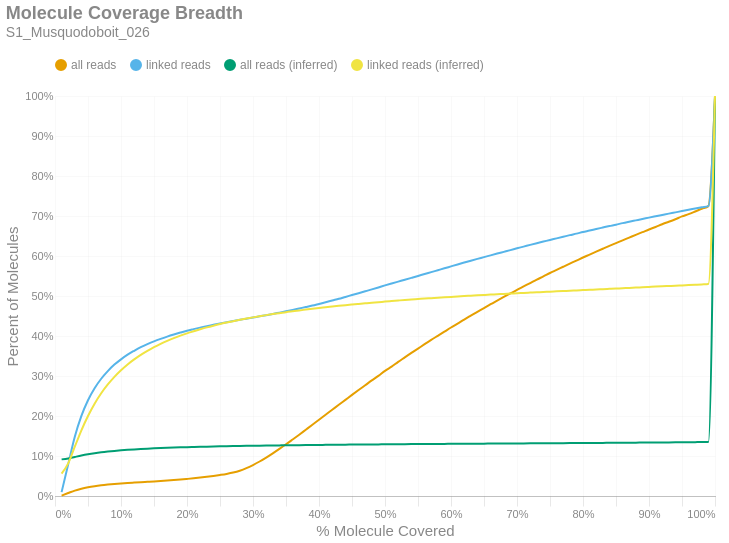

Notebook source saved alongside this figure:
### Markdown cell above
### Molecule Read Coverage
This chart shows molecule coverage breadth as computed by the number of bases aligned to that molecule. In other words, "*how much of each unique long molecule is actually sequenced/aligned?*" Keep in mind there is a distinction between sequences and alignments, since some sequences belonging to a particular molecule may not align well and wouldn't appear in the alignment data. This chart also shows molecule coverage breadth as computed by the *inferred fragment* from which the aligned sequences originate. Unlike read coverage, this calculation takes into account the total insert size, including unsequenced gaps between the forward and reverse reads. Like the previous figures, these are cumulative percents.

### Code cell
if SKIPLR:
    print_html(f"Skipped")
else:
    binned_df = consolidated_hist(valids['coverage_bp'], mask, 0.01, True)
    binned_df_inf = consolidated_hist(valids['coverage_inserts'], mask, 0.01, True)
    binned_df = binned_df.with_columns(pl.lit(binned_df_inf['all reads (cumsum)']).alias('all reads (inferred)'))
    binned_df = binned_df.with_columns(pl.lit(binned_df_inf['linked reads (cumsum)']).alias('linked reads (inferred)'))
    binned_df = binned_df.with_columns(
        (pl.col('bin').cast(pl.Float64) + 0.01).alias('right_edge')
    )

    with SafeRender(binned_df):
        (
            density_plot(binned_df, 'Molecule Coverage Breadth', samplename, 'molcov', ['all reads (inferred)','linked reads (inferred)'])
            .encode(
                #x=alt.X('bin:Q', title="% Molecule Covered").axis(format = '%').scale(padding=0),
                x=alt.X('right_edge:Q', title="% Molecule Covered").axis(format='%').scale(padding=0),
                y=alt.Y('value:Q', title='Percent of Molecules')
                    .axis(format='%')
                    .stack(False)
                    .scale(domainMin=0, padding=0),
                color=alt.Color("key:N").scale(domain = ["all reads", "linked reads", "all reads (inferred)", "linked reads (inferred)"]),
                tooltip = [
                    alt.Tooltip("key:N", title = "Data Type"),
                    alt.Tooltip("range_label:N", title="% Molecule Covered"),
                    alt.Tooltip("value:Q", format = ".2%", title="% Molecules")
                ]
            )
        ).display()

### Figure 1 — Vega-Lite specification as saved in the notebook (floating-point values rounded to 4 significant figures)
{"width": "container", "height": 400, "config": {"title": {"anchor": "start", "dy": -15, "fontSize": 18, "color": "#888888", "subtitleColor": "#888888", "subtitleFontSize": 14}, "arc": {"fill": "#0072B2"}, "axis": {"domainColor": "#888888", "domainWidth": 0.5, "gridWidth": 0.2, "grid": false, "titleFontWeight": 400, "titleFontSize": 15, "labelFontSize": 11, "labelColor": "#888888", "tickColor": "#888888", "tickWidth": 0.2, "titleColor": "#888888"}, "axisBand": {"grid": false}, "axisX": {"grid": true, "tickSize": 10, "domainCap": "round"}, "axisY": {"domain": false, "grid": true, "tickSize": 0, "domainCap": "round"}, "background": "transparent", "header": {"labelFontSize": 15, "labelColor": "#888888", "titleFontSize": 15, "titleFontWeight": 600, "titleColor": "#888888"}, "legend": {"labelFont": "sans-serif", "labelFontSize": 12, "labelColor": "#888888", "symbolSize": 100, "symbolType": "circle", "titleFontSize": 12, "titlePadding": 10, "titleColor": "#888888", "title": null, "orient": "top"}, "range": {"category": ["#E69F00", "#56B4E9", "#009E73", "#F0E442", "#0072B2", "#D55E00", "#CC79A7", "#000000"], "diverging": ["#cfe8f3", "#a2d4ec", "#73bfe2", "#46abdb", "#1696d2", "#12719e"]}, "area": {"fill": "#0072B2", "fillOpacity": 0.7, "line": true, "strokeOpacity": 0.7}, "line": {"color": "#0072B2", "stroke": "#0072B2", "strokeWidth": 2}, "trail": {"color": "#0072B2", "stroke": "#0072B2", "strokeWidth": 0, "size": 1}, "point": {"filled": true, "fillOpacity": 1.0, "size": 95}, "text": {"color": "#888888", "fontSize": 11, "align": "right", "fontWeight": 400, "size": 11}, "bar": {"fill": "#0072B2", "stroke": null}, "view": {"stroke": null, "continuousWidth": 660, "continuousHeight": 400}}, "data": {"name": "data-f5f9dd380c0a924e555a14a26e4dbf83"}, "mark": {"type": "line", "interpolate": "monotone", "point": {"opacity": 0, "size": 275}}, "encoding": {"color": {"field": "key", "scale": {"domain": ["all reads", "linked reads", "all reads (inferred)", "linked reads (inferred)"]}, "type": "nominal"}, "tooltip": [{"field": "key", "title": "Data Type", "type": "nominal"}, {"field": "range_label", "title": "% Molecule Covered", "type": "nominal"}, {"field": "value", "format": ".2%", "title": "% Molecules", "type": "quantitative"}], "x": {"axis": {"format": "%"}, "field": "right_edge", "scale": {"padding": 0}, "title": "% Molecule Covered", "type": "quantitative"}, "y": {"axis": {"format": "%"}, "field": "value", "scale": {"domainMin": 0, "padding": 0}, "stack": false, "title": "Percent of Molecules", "type": "quantitative"}}, "params": [{"name": "param_c36ac31b6afebe62", "select": {"type": "point", "fields": ["key"]}, "bind": "legend"}], "title": {"text": "Molecule Coverage Breadth", "subtitle": "S1_Musquodoboit_026"}, "transform": [{"fold": ["all reads (cumsum)", "linked reads (cumsum)", "all reads (inferred)", "linked reads (inferred)"]}, {"calculate": "replace(datum.key, ' (cumsum)', '')", "as": "key"}, {"filter": {"param": "param_c36ac31b6afebe62"}}], "usermeta": {"embedOptions": {"downloadFileName": "S1_Musquodoboit_026.molcov"}}, "$schema": "https://vega.github.io/schema/vega-lite/v6.1.0.json", "datasets": {"data-f5f9dd380c0a924e555a14a26e4dbf83": [{"bin": "0.0", "interval": "0.0-0.01", "all reads": 0.00108, "linked reads": 0.009674, "all reads (cumsum)": 0.00108, "linked reads (cumsum)": 0.009674, "range_label": "0.0-0.01", "all reads (inferred)": 0.09155, "linked reads (inferred)": 0.05606, "right_edge": 0.01}, {"bin": "0.01", "interval": "0.01-0.02", "all reads": 0.006276, "linked reads": 0.06946, "all reads (cumsum)": 0.007356, "linked reads (cumsum)": 0.07913, "range_label": "0.01-0.02", "all reads (inferred)": 0.09393, "linked reads (inferred)": 0.08161, "right_edge": 0.02}, {"bin": "0.02", "interval": "0.02-0.03", "all reads": 0.006139, "linked reads": 0.06902, "all reads (cumsum)": 0.01349, "linked reads (cumsum)": 0.1482, "range_label": "0.02-0.03", "all reads (inferred)": 0.0976, "linked reads (inferred)": 0.1232, "right_edge": 0.03}, {"bin": "0.03", "interval": "0.03-0.04", "all reads": 0.004715, "linked reads": 0.05204, "all reads (cumsum)": 0.01821, "linked reads (cumsum)": 0.2002, "range_label": "0.03-0.04", "all reads (inferred)": 0.1012, "linked reads (inferred)": 0.1642, "right_edge": 0.04}, {"bin": "0.04", "interval": "0.04-0.05", "all reads": 0.003546, "linked reads": 0.03926, "all reads (cumsum)": 0.02176, "linked reads (cumsum)": 0.2395, "range_label": "0.04-0.05", "all reads (inferred)": 0.1043, "linked reads (inferred)": 0.2, "right_edge": 0.05}, {"bin": "0.05", "interval": "0.05-0.06", "all reads": 0.002734, "linked reads": 0.02991, "all reads (cumsum)": 0.02449, "linked reads (cumsum)": 0.2694, "range_label": "0.05-0.06", "all reads (inferred)": 0.1069, "linked reads (inferred)": 0.2308, "right_edge": 0.06}, {"bin": "0.06", "interval": "0.06-0.07", "all reads": 0.002189, "linked reads": 0.02379, "all reads (cumsum)": 0.02668, "linked reads (cumsum)": 0.2931, "range_label": "0.06-0.07", "all reads (inferred)": 0.1092, "linked reads (inferred)": 0.2568, "right_edge": 0.07}, {"bin": "0.07", "interval": "0.07-0.08", "all reads": 0.001777, "linked reads": 0.01919, "all reads (cumsum)": 0.02846, "linked reads (cumsum)": 0.3123, "range_label": "0.07-0.08", "all reads (inferred)": 0.1111, "linked reads (inferred)": 0.2788, "right_edge": 0.08}, {"bin": "0.08", "interval": "0.08-0.09", "all reads": 0.001534, "linked reads": 0.01612, "all reads (cumsum)": 0.02999, "linked reads (cumsum)": 0.3285, "range_label": "0.08-0.09", "all reads (inferred)": 0.1127, "linked reads (inferred)": 0.2979, "right_edge": 0.09}, {"bin": "0.09", "interval": "0.09-0.1", "all reads": 0.001311, "linked reads": 0.01322, "all reads (cumsum)": 0.0313, "linked reads (cumsum)": 0.3417, "range_label": "0.09-0.1", "all reads (inferred)": 0.1142, "linked reads (inferred)": 0.3144, "right_edge": 0.1}, {"bin": "0.1", "interval": "0.1-0.11", "all reads": 0.001201, "linked reads": 0.01172, "all reads (cumsum)": 0.0325, "linked reads (cumsum)": 0.3534, "range_label": "0.1-0.11", "all reads (inferred)": 0.1154, "linked reads (inferred)": 0.329, "right_edge": 0.11}, {"bin": "0.11", "interval": "0.11-0.12", "all reads": 0.001036, "linked reads": 0.009718, "all reads (cumsum)": 0.03354, "linked reads (cumsum)": 0.3631, "range_label": "0.11-0.12", "all reads (inferred)": 0.1165, "linked reads (inferred)": 0.3415, "right_edge": 0.12}, {"bin": "0.12", "interval": "0.12-0.13", "all reads": 0.001003, "linked reads": 0.008952, "all reads (cumsum)": 0.03454, "linked reads (cumsum)": 0.3721, "range_label": "0.12-0.13", "all reads (inferred)": 0.1175, "linked reads (inferred)": 0.3528, "right_edge": 0.13}, {"bin": "0.13", "interval": "0.13-0.14", "all reads": 0.000921, "linked reads": 0.00765, "all reads (cumsum)": 0.03546, "linked reads (cumsum)": 0.3797, "range_label": "0.13-0.14", "all reads (inferred)": 0.1183, "linked reads (inferred)": 0.3628, "right_edge": 0.14}, {"bin": "0.14", "interval": "0.14-0.15", "all reads": 0.0009306, "linked reads": 0.006945, "all reads (cumsum)": 0.03639, "linked reads (cumsum)": 0.3867, "range_label": "0.14-0.15", "all reads (inferred)": 0.1191, "linked reads (inferred)": 0.3721, "right_edge": 0.15}, {"bin": "0.15", "interval": "0.15-0.16", "all reads": 0.0009874, "linked reads": 0.006169, "all reads (cumsum)": 0.03738, "linked reads (cumsum)": 0.3928, "range_label": "0.15-0.16", "all reads (inferred)": 0.1199, "linked reads (inferred)": 0.3804, "right_edge": 0.16}, {"bin": "0.16", "interval": "0.16-0.17", "all reads": 0.001083, "linked reads": 0.005658, "all reads (cumsum)": 0.03846, "linked reads (cumsum)": 0.3985, "range_label": "0.16-0.17", "all reads (inferred)": 0.1205, "linked reads (inferred)": 0.3878, "right_edge": 0.17}, {"bin": "0.17", "interval": "0.17-0.18", "all reads": 0.001236, "linked reads": 0.005218, "all reads (cumsum)": 0.0397, "linked reads (cumsum)": 0.4037, "range_label": "0.17-0.18", "all reads (inferred)": 0.1211, "linked reads (inferred)": 0.3945, "right_edge": 0.18}, {"bin": "0.18", "interval": "0.18-0.19", "all reads": 0.001385, "linked reads": 0.004892, "all reads (cumsum)": 0.04108, "linked reads (cumsum)": 0.4086, "range_label": "0.18-0.19", "all reads (inferred)": 0.1216, "linked reads (inferred)": 0.4008, "right_edge": 0.19}, {"bin": "0.19", "interval": "0.19-0.2", "all reads": 0.001565, "linked reads": 0.004605, "all reads (cumsum)": 0.04265, "linked reads (cumsum)": 0.4132, "range_label": "0.19-0.2", "all reads (inferred)": 0.1221, "linked reads (inferred)": 0.4066, "right_edge": 0.2}, {"bin": "0.2", "interval": "0.2-0.21", "all reads": 0.001642, "linked reads": 0.003959, "all reads (cumsum)": 0.04429, "linked reads (cumsum)": 0.4172, "range_label": "0.2-0.21", "all reads (inferred)": 0.1226, "linked reads (inferred)": 0.4117, "right_edge": 0.21}, {"bin": "0.21", "interval": "0.21-0.22", "all reads": 0.00183, "linked reads": 0.003806, "all reads (cumsum)": 0.04612, "linked reads (cumsum)": 0.421, "range_label": "0.21-0.22", "all reads (inferred)": 0.123, "linked reads (inferred)": 0.4167, "right_edge": 0.22}, {"bin": "0.22", "interval": "0.22-0.23", "all reads": 0.001973, "linked reads": 0.003677, "all reads (cumsum)": 0.0481, "linked reads (cumsum)": 0.4246, "range_label": "0.22-0.23", "all reads (inferred)": 0.1234, "linked reads (inferred)": 0.4215, "right_edge": 0.23}, {"bin": "0.23", "interval": "0.23-0.24", "all reads": 0.002125, "linked reads": 0.003349, "all reads (cumsum)": 0.05022, "linked reads (cumsum)": 0.428, "range_label": "0.23-0.24", "all reads (inferred)": 0.1238, "linked reads (inferred)": 0.4258, "right_edge": 0.24}, {"bin": "0.24", "interval": "0.24-0.25", "all reads": 0.002358, "linked reads": 0.003217, "all reads (cumsum)": 0.05258, "linked reads (cumsum)": 0.4312, "range_label": "0.24-0.25", "all reads (inferred)": 0.1241, "linked reads (inferred)": 0.4299, "right_edge": 0.25}, {"bin": "0.25", "interval": "0.25-0.26", "all reads": 0.002638, "linked reads": 0.003144, "all reads (cumsum)": 0.05522, "linked reads (cumsum)": 0.4343, "range_label": "0.25-0.26", "all reads (inferred)": 0.1245, "linked reads (inferred)": 0.4336, "right_edge": 0.26}, {"bin": "0.26", "interval": "0.26-0.27", "all reads": 0.003351, "linked reads": 0.003062, "all reads (cumsum)": 0.05857, "linked reads (cumsum)": 0.4374, "range_label": "0.26-0.27", "all reads (inferred)": 0.1248, "linked reads (inferred)": 0.4371, "right_edge": 0.27}, {"bin": "0.27", "interval": "0.27-0.28", "all reads": 0.004718, "linked reads": 0.003003, "all reads (cumsum)": 0.06329, "linked reads (cumsum)": 0.4404, "range_label": "0.27-0.28", "all reads (inferred)": 0.1251, "linked reads (inferred)": 0.4403, "right_edge": 0.28}, {"bin": "0.28", "interval": "0.28-0.29", "all reads": 0.006369, "linked reads": 0.002881, "all reads (cumsum)": 0.06966, "linked reads (cumsum)": 0.4433, "range_label": "0.28-0.29", "all reads (inferred)": 0.1253, "linked reads (inferred)": 0.4435, "right_edge": 0.29}, {"bin": "0.29", "interval": "0.29-0.3", "all reads": 0.007777, "linked reads": 0.002909, "all reads (cumsum)": 0.07743, "linked reads (cumsum)": 0.4462, "range_label": "0.29-0.3", "all reads (inferred)": 0.1256, "linked reads (inferred)": 0.4465, "right_edge": 0.3}, {"bin": "0.3", "interval": "0.3-0.31", "all reads": 0.00881, "linked reads": 0.002987, "all reads (cumsum)": 0.08624, "linked reads (cumsum)": 0.4492, "range_label": "0.3-0.31", "all reads (inferred)": 0.1259, "linked reads (inferred)": 0.4494, "right_edge": 0.31}, {"bin": "0.31", "interval": "0.31-0.32", "all reads": 0.009804, "linked reads": 0.002916, "all reads (cumsum)": 0.09605, "linked reads (cumsum)": 0.4521, "range_label": "0.31-0.32", "all reads (inferred)": 0.1261, "linked reads (inferred)": 0.4522, "right_edge": 0.32}, {"bin": "0.32", "interval": "0.32-0.33", "all reads": 0.01065, "linked reads": 0.003058, "all reads (cumsum)": 0.1067, "linked reads (cumsum)": 0.4552, "range_label": "0.32-0.33", "all reads (inferred)": 0.1263, "linked reads (inferred)": 0.4548, "right_edge": 0.33}, {"bin": "0.33", "interval": "0.33-0.34", "all reads": 0.0111, "linked reads": 0.003294, "all reads (cumsum)": 0.1178, "linked reads (cumsum)": 0.4585, "range_label": "0.33-0.34", "all reads (inferred)": 0.1265, "linked reads (inferred)": 0.4571, "right_edge": 0.34}, {"bin": "0.34", "interval": "0.34-0.35", "all reads": 0.01146, "linked reads": 0.00328, "all reads (cumsum)": 0.1293, "linked reads (cumsum)": 0.4617, "range_label": "0.34-0.35", "all reads (inferred)": 0.1268, "linked reads (inferred)": 0.4596, "right_edge": 0.35}, {"bin": "0.35", "interval": "0.35-0.36", "all reads": 0.01192, "linked reads": 0.0034, "all reads (cumsum)": 0.1412, "linked reads (cumsum)": 0.4651, "range_label": "0.35-0.36", "all reads (inferred)": 0.127, "linked reads (inferred)": 0.4618, "right_edge": 0.36}, {"bin": "0.36", "interval": "0.36-0.37", "all reads": 0.01207, "linked reads": 0.003618, "all reads (cumsum)": 0.1533, "linked reads (cumsum)": 0.4688, "range_label": "0.36-0.37", "all reads (inferred)": 0.1272, "linked reads (inferred)": 0.464, "right_edge": 0.37}, {"bin": "0.37", "interval": "0.37-0.38", "all reads": 0.01238, "linked reads": 0.003586, "all reads (cumsum)": 0.1656, "linked reads (cumsum)": 0.4723, "range_label": "0.37-0.38", "all reads (inferred)": 0.1273, "linked reads (inferred)": 0.466, "right_edge": 0.38}, {"bin": "0.38", "interval": "0.38-0.39", "all reads": 0.01242, "linked reads": 0.00368, "all reads (cumsum)": 0.1781, "linked reads (cumsum)": 0.476, "range_label": "0.38-0.39", "all reads (inferred)": 0.1275, "linked reads (inferred)": 0.4681, "right_edge": 0.39}, {"bin": "0.39", "interval": "0.39-0.4", "all reads": 0.0127, "linked reads": 0.004118, "all reads (cumsum)": 0.1908, "linked reads (cumsum)": 0.4801, "range_label": "0.39-0.4", "all reads (inferred)": 0.1277, "linked reads (inferred)": 0.47, "right_edge": 0.4}, {"bin": "0.4", "interval": "0.4-0.41", "all reads": 0.01239, "linked reads": 0.004134, "all reads (cumsum)": 0.2031, "linked reads (cumsum)": 0.4843, "range_label": "0.4-0.41", "all reads (inferred)": 0.1279, "linked reads (inferred)": 0.4718, "right_edge": 0.41}, {"bin": "0.41", "interval": "0.41-0.42", "all reads": 0.01241, "linked reads": 0.004409, "all reads (cumsum)": 0.2156, "linked reads (cumsum)": 0.4887, "range_label": "0.41-0.42", "all reads (inferred)": 0.128, "linked reads (inferred)": 0.4736, "right_edge": 0.42}, {"bin": "0.42", "interval": "0.42-0.43", "all reads": 0.01248, "linked reads": 0.004252, "all reads (cumsum)": 0.228, "linked reads (cumsum)": 0.4929, "range_label": "0.42-0.43", "all reads (inferred)": 0.1282, "linked reads (inferred)": 0.4754, "right_edge": 0.43}, {"bin": "0.43", "interval": "0.43-0.44", "all reads": 0.01232, "linked reads": 0.004751, "all reads (cumsum)": 0.2404, "linked reads (cumsum)": 0.4977, "range_label": "0.43-0.44", "all reads (inferred)": 0.1284, "linked reads (inferred)": 0.4771, "right_edge": 0.44}, {"bin": "0.44", "interval": "0.44-0.45", "all reads": 0.01234, "linked reads": 0.004639, "all reads (cumsum)": 0.2527, "linked reads (cumsum)": 0.5023, "range_label": "0.44-0.45", "all reads (inferred)": 0.1285, "linked reads (inferred)": 0.4787, "right_edge": 0.45}, {"bin": "0.45", "interval": "0.45-0.46", "all reads": 0.0122, "linked reads": 0.004698, "all reads (cumsum)": 0.2649, "linked reads (cumsum)": 0.507, "range_label": "0.45-0.46", "all reads (inferred)": 0.1286, "linked reads (inferred)": 0.4802, "right_edge": 0.46}, {"bin": "0.46", "interval": "0.46-0.47", "all reads": 0.01201, "linked reads": 0.004733, "all reads (cumsum)": 0.2769, "linked reads (cumsum)": 0.5118, "range_label": "0.46-0.47", "all reads (inferred)": 0.1288, "linked reads (inferred)": 0.4817, "right_edge": 0.47}, {"bin": "0.47", "interval": "0.47-0.48", "all reads": 0.01203, "linked reads": 0.004765, "all reads (cumsum)": 0.2889, "linked reads (cumsum)": 0.5165, "range_label": "0.47-0.48", "all reads (inferred)": 0.1289, "linked reads (inferred)": 0.4831, "right_edge": 0.48}, {"bin": "0.48", "interval": "0.48-0.49", "all reads": 0.01134, "linked reads": 0.00491, "all reads (cumsum)": 0.3003, "linked reads (cumsum)": 0.5214, "range_label": "0.48-0.49", "all reads (inferred)": 0.1291, "linked reads (inferred)": 0.4844, "right_edge": 0.49}, {"bin": "0.49", "interval": "0.49-0.5", "all reads": 0.01264, "linked reads": 0.005065, "all reads (cumsum)": 0.3129, "linked reads (cumsum)": 0.5265, "range_label": "0.49-0.5", "all reads (inferred)": 0.1292, "linked reads (inferred)": 0.486, "right_edge": 0.5}, {"bin": "0.5", "interval": "0.5-0.51", "all reads": 0.01059, "linked reads": 0.004786, "all reads (cumsum)": 0.3235, "linked reads (cumsum)": 0.5313, "range_label": "0.5-0.51", "all reads (inferred)": 0.1293, "linked reads (inferred)": 0.4874, "right_edge": 0.51}, {"bin": "0.51", "interval": "0.51-0.52", "all reads": 0.01184, "linked reads": 0.004686, "all reads (cumsum)": 0.3354, "linked reads (cumsum)": 0.536, "range_label": "0.51-0.52", "all reads (inferred)": 0.1295, "linked reads (inferred)": 0.4887, "right_edge": 0.52}, {"bin": "0.52", "interval": "0.52-0.53", "all reads": 0.01114, "linked reads": 0.004668, "all reads (cumsum)": 0.3465, "linked reads (cumsum)": 0.5406, "range_label": "0.52-0.53", "all reads (inferred)": 0.1296, "linked reads (inferred)": 0.4901, "right_edge": 0.53}, {"bin": "0.53", "interval": "0.53-0.54", "all reads": 0.01121, "linked reads": 0.00471, "all reads (cumsum)": 0.3577, "linked reads (cumsum)": 0.5453, "range_label": "0.53-0.54", "all reads (inferred)": 0.1297, "linked reads (inferred)": 0.4913, "right_edge": 0.54}, {"bin": "0.54", "interval": "0.54-0.55", "all reads": 0.01086, "linked reads": 0.004747, "all reads (cumsum)": 0.3686, "linked reads (cumsum)": 0.5501, "range_label": "0.54-0.55", "all reads (inferred)": 0.1298, "linked reads (inferred)": 0.4924, "right_edge": 0.55}, {"bin": "0.55", "interval": "0.55-0.56", "all reads": 0.01096, "linked reads": 0.004833, "all reads (cumsum)": 0.3795, "linked reads (cumsum)": 0.5549, "range_label": "0.55-0.56", "all reads (inferred)": 0.1299, "linked reads (inferred)": 0.4936, "right_edge": 0.56}, {"bin": "0.56", "interval": "0.56-0.57", "all reads": 0.01069, "linked reads": 0.004704, "all reads (cumsum)": 0.3902, "linked reads (cumsum)": 0.5596, "range_label": "0.56-0.57", "all reads (inferred)": 0.1301, "linked reads (inferred)": 0.4947, "right_edge": 0.57}, {"bin": "0.57", "interval": "0.57-0.58", "all reads": 0.01029, "linked reads": 0.00477, "all reads (cumsum)": 0.4005, "linked reads (cumsum)": 0.5644, "range_label": "0.57-0.58", "all reads (inferred)": 0.1302, "linked reads (inferred)": 0.4958, "right_edge": 0.58}, {"bin": "0.58", "interval": "0.58-0.59", "all reads": 0.01032, "linked reads": 0.004774, "all reads (cumsum)": 0.4108, "linked reads (cumsum)": 0.5692, "range_label": "0.58-0.59", "all reads (inferred)": 0.1303, "linked reads (inferred)": 0.4968, "right_edge": 0.59}, {"bin": "0.59", "interval": "0.59-0.6", "all reads": 0.01044, "linked reads": 0.004873, "all reads (cumsum)": 0.4213, "linked reads (cumsum)": 0.574, "range_label": "0.59-0.6", "all reads (inferred)": 0.1304, "linked reads (inferred)": 0.4978, "right_edge": 0.6}, {"bin": "0.6", "interval": "0.6-0.61", "all reads": 0.009792, "linked reads": 0.004847, "all reads (cumsum)": 0.431, "linked reads (cumsum)": 0.5789, "range_label": "0.6-0.61", "all reads (inferred)": 0.1305, "linked reads (inferred)": 0.4987, "right_edge": 0.61}, {"bin": "0.61", "interval": "0.61-0.62", "all reads": 0.0101, "linked reads": 0.004721, "all reads (cumsum)": 0.4411, "linked reads (cumsum)": 0.5836, "range_label": "0.61-0.62", "all reads (inferred)": 0.1306, "linked reads (inferred)": 0.4998, "right_edge": 0.62}, {"bin": "0.62", "interval": "0.62-0.63", "all reads": 0.00971, "linked reads": 0.004674, "all reads (cumsum)": 0.4509, "linked reads (cumsum)": 0.5883, "range_label": "0.62-0.63", "all reads (inferred)": 0.1307, "linked reads (inferred)": 0.5007, "right_edge": 0.63}, {"bin": "0.63", "interval": "0.63-0.64", "all reads": 0.009654, "linked reads": 0.004539, "all reads (cumsum)": 0.4605, "linked reads (cumsum)": 0.5928, "range_label": "0.63-0.64", "all reads (inferred)": 0.1308, "linked reads (inferred)": 0.5017, "right_edge": 0.64}, {"bin": "0.64", "interval": "0.64-0.65", "all reads": 0.009343, "linked reads": 0.004342, "all reads (cumsum)": 0.4699, "linked reads (cumsum)": 0.5972, "range_label": "0.64-0.65", "all reads (inferred)": 0.1309, "linked reads (inferred)": 0.5027, "right_edge": 0.65}, {"bin": "0.65", "interval": "0.65-0.66", "all reads": 0.009615, "linked reads": 0.004478, "all reads (cumsum)": 0.4795, "linked reads (cumsum)": 0.6016, "range_label": "0.65-0.66", "all reads (inferred)": 0.131, "linked reads (inferred)": 0.5036, "right_edge": 0.66}, {"bin": "0.66", "interval": "0.66-0.67", "all reads": 0.009042, "linked reads": 0.004405, "all reads (cumsum)": 0.4885, "linked reads (cumsum)": 0.6061, "range_label": "0.66-0.67", "all reads (inferred)": 0.1311, "linked reads (inferred)": 0.5044, "right_edge": 0.67}, {"bin": "0.67", "interval": "0.67-0.68", "all reads": 0.009036, "linked reads": 0.004321, "all reads (cumsum)": 0.4975, "linked reads (cumsum)": 0.6104, "range_label": "0.67-0.68", "all reads (inferred)": 0.1312, "linked reads (inferred)": 0.5053, "right_edge": 0.68}, {"bin": "0.68", "interval": "0.68-0.69", "all reads": 0.008824, "linked reads": 0.004327, "all reads (cumsum)": 0.5064, "linked reads (cumsum)": 0.6147, "range_label": "0.68-0.69", "all reads (inferred)": 0.1313, "linked reads (inferred)": 0.5061, "right_edge": 0.69}, {"bin": "0.69", "interval": "0.69-0.7", "all reads": 0.008917, "linked reads": 0.004476, "all reads (cumsum)": 0.5153, "linked reads (cumsum)": 0.6192, "range_label": "0.69-0.7", "all reads (inferred)": 0.1314, "linked reads (inferred)": 0.5068, "right_edge": 0.7}, {"bin": "0.7", "interval": "0.7-0.71", "all reads": 0.008526, "linked reads": 0.004295, "all reads (cumsum)": 0.5238, "linked reads (cumsum)": 0.6235, "range_label": "0.7-0.71", "all reads (inferred)": 0.1315, "linked reads (inferred)": 0.5077, "right_edge": 0.71}, {"bin": "0.71", "interval": "0.71-0.72", "all reads": 0.008523, "linked reads": 0.004401, "all reads (cumsum)": 0.5323, "linked reads (cumsum)": 0.6279, "range_label": "0.71-0.72", "all reads (inferred)": 0.1316, "linked reads (inferred)": 0.5085, "right_edge": 0.72}, {"bin": "0.72", "interval": "0.72-0.73", "all reads": 0.008525, "linked reads": 0.004217, "all reads (cumsum)": 0.5409, "linked reads (cumsum)": 0.6321, "range_label": "0.72-0.73", "all reads (inferred)": 0.1317, "linked reads (inferred)": 0.5092, "right_edge": 0.73}, {"bin": "0.73", "interval": "0.73-0.74", "all reads": 0.008173, "linked reads": 0.004001, "all reads (cumsum)": 0.549, "linked reads (cumsum)": 0.6361, "range_label": "0.73-0.74", "all reads (inferred)": 0.1318, "linked reads (inferred)": 0.51, "right_edge": 0.74}, {"bin": "0.74", "interval": "0.74-0.75", "all reads": 0.008501, "linked reads": 0.004109, "all reads (cumsum)": 0.5575, "linked reads (cumsum)": 0.6402, "range_label": "0.74-0.75", "all reads (inferred)": 0.1319, "linked reads (inferred)": 0.5109, "right_edge": 0.75}, {"bin": "0.75", "interval": "0.75-0.76", "all reads": 0.00772, "linked reads": 0.003863, "all reads (cumsum)": 0.5653, "linked reads (cumsum)": 0.6441, "range_label": "0.75-0.76", "all reads (inferred)": 0.132, "linked reads (inferred)": 0.5116, "right_edge": 0.76}, {"bin": "0.76", "interval": "0.76-0.77", "all reads": 0.007857, "linked reads": 0.003989, "all reads (cumsum)": 0.5731, "linked reads (cumsum)": 0.6481, "range_label": "0.76-0.77", "all reads (inferred)": 0.1321, "linked reads (inferred)": 0.5124, "right_edge": 0.77}, {"bin": "0.77", "interval": "0.77-0.78", "all reads": 0.007776, "linked reads": 0.004071, "all reads (cumsum)": 0.5809, "linked reads (cumsum)": 0.6521, "range_label": "0.77-0.78", "all reads (inferred)": 0.1322, "linked reads (inferred)": 0.5132, "right_edge": 0.78}, {"bin": "0.78", "interval": "0.78-0.79", "all reads": 0.007597, "linked reads": 0.003757, "all reads (cumsum)": 0.5885, "linked reads (cumsum)": 0.6559, "range_label": "0.78-0.79", "all reads (inferred)": 0.1323, "linked reads (inferred)": 0.514, "right_edge": 0.79}, {"bin": "0.79", "interval": "0.79-0.8", "all reads": 0.007842, "linked reads": 0.004097, "all reads (cumsum)": 0.5963, "linked reads (cumsum)": 0.66, "range_label": "0.79-0.8", "all reads (inferred)": 0.1324, "linked reads (inferred)": 0.5147, "right_edge": 0.8}, {"bin": "0.8", "interval": "0.8-0.81", "all reads": 0.007139, "linked reads": 0.003639, "all reads (cumsum)": 0.6035, "linked reads (cumsum)": 0.6636, "range_label": "0.8-0.81", "all reads (inferred)": 0.1326, "linked reads (inferred)": 0.5155, "right_edge": 0.81}, {"bin": "0.81", "interval": "0.81-0.82", "all reads": 0.007303, "linked reads": 0.00383, "all reads (cumsum)": 0.6108, "linked reads (cumsum)": 0.6674, "range_label": "0.81-0.82", "all reads (inferred)": 0.1327, "linked reads (inferred)": 0.5163, "right_edge": 0.82}, {"bin": "0.82", "interval": "0.82-0.83", "all reads": 0.007257, "linked reads": 0.00373, "all reads (cumsum)": 0.618, "linked reads (cumsum)": 0.6712, "range_label": "0.82-0.83", "all reads (inferred)": 0.1328, "linked reads (inferred)": 0.5171, "right_edge": 0.83}, {"bin": "0.83", "interval": "0.83-0.84", "all reads": 0.007175, "linked reads": 0.003706, "all reads (cumsum)": 0.6252, "linked reads (cumsum)": 0.6749, "range_label": "0.83-0.84", "all reads (inferred)": 0.1329, "linked reads (inferred)": 0.5178, "right_edge": 0.84}, {"bin": "0.84", "interval": "0.84-0.85", "all reads": 0.006959, "linked reads": 0.00347, "all reads (cumsum)": 0.6322, "linked reads (cumsum)": 0.6784, "range_label": "0.84-0.85", "all reads (inferred)": 0.133, "linked reads (inferred)": 0.5186, "right_edge": 0.85}, {"bin": "0.85", "interval": "0.85-0.86", "all reads": 0.007098, "linked reads": 0.003828, "all reads (cumsum)": 0.6393, "linked reads (cumsum)": 0.6822, "range_label": "0.85-0.86", "all reads (inferred)": 0.1331, "linked reads (inferred)": 0.5195, "right_edge": 0.86}, {"bin": "0.86", "interval": "0.86-0.87", "all reads": 0.006794, "linked reads": 0.00348, "all reads (cumsum)": 0.6461, "linked reads (cumsum)": 0.6857, "range_label": "0.86-0.87", "all reads (inferred)": 0.1332, "linked reads (inferred)": 0.5202, "right_edge": 0.87}, {"bin": "0.87", "interval": "0.87-0.88", "all reads": 0.006851, "linked reads": 0.003374, "all reads (cumsum)": 0.6529, "linked reads (cumsum)": 0.689, "range_label": "0.87-0.88", "all reads (inferred)": 0.1334, "linked reads (inferred)": 0.5211, "right_edge": 0.88}, {"bin": "0.88", "interval": "0.88-0.89", "all reads": 0.006613, "linked reads": 0.003372, "all reads (cumsum)": 0.6595, "linked reads (cumsum)": 0.6924, "range_label": "0.88-0.89", "all reads (inferred)": 0.1335, "linked reads (inferred)": 0.5219, "right_edge": 0.89}, {"bin": "0.89", "interval": "0.89-0.9", "all reads": 0.006765, "linked reads": 0.00358, "all reads (cumsum)": 0.6663, "linked reads (cumsum)": 0.696, "range_label": "0.89-0.9", "all reads (inferred)": 0.1336, "linked reads (inferred)": 0.5227, "right_edge": 0.9}, {"bin": "0.9", "interval": "0.9-0.91", "all reads": 0.006285, "linked reads": 0.003337, "all reads (cumsum)": 0.6726, "linked reads (cumsum)": 0.6993, "range_label": "0.9-0.91", "all reads (inferred)": 0.1338, "linked reads (inferred)": 0.5235, "right_edge": 0.91}, {"bin": "0.91", "interval": "0.91-0.92", "all reads": 0.006942, "linked reads": 0.003278, "all reads (cumsum)": 0.6795, "linked reads (cumsum)": 0.7026, "range_label": "0.91-0.92", "all reads (inferred)": 0.1339, "linked reads (inferred)": 0.5243, "right_edge": 0.92}, {"bin": "0.92", "interval": "0.92-0.93", "all reads": 0.006037, "linked reads": 0.003288, "all reads (cumsum)": 0.6856, "linked reads (cumsum)": 0.7059, "range_label": "0.92-0.93", "all reads (inferred)": 0.134, "linked reads (inferred)": 0.525, "right_edge": 0.93}, {"bin": "0.93", "interval": "0.93-0.94", "all reads": 0.006412, "linked reads": 0.003213, "all reads (cumsum)": 0.692, "linked reads (cumsum)": 0.7091, "range_label": "0.93-0.94", "all reads (inferred)": 0.1342, "linked reads (inferred)": 0.5257, "right_edge": 0.94}, {"bin": "0.94", "interval": "0.94-0.95", "all reads": 0.006965, "linked reads": 0.003215, "all reads (cumsum)": 0.6989, "linked reads (cumsum)": 0.7123, "range_label": "0.94-0.95", "all reads (inferred)": 0.1343, "linked reads (inferred)": 0.5265, "right_edge": 0.95}, {"bin": "0.95", "interval": "0.95-0.96", "all reads": 0.005716, "linked reads": 0.003186, "all reads (cumsum)": 0.7046, "linked reads (cumsum)": 0.7155, "range_label": "0.95-0.96", "all reads (inferred)": 0.1345, "linked reads (inferred)": 0.5273, "right_edge": 0.96}, {"bin": "0.96", "interval": "0.96-0.97", "all reads": 0.006644, "linked reads": 0.00307, "all reads (cumsum)": 0.7113, "linked reads (cumsum)": 0.7186, "range_label": "0.96-0.97", "all reads (inferred)": 0.1346, "linked reads (inferred)": 0.5282, "right_edge": 0.97}, {"bin": "0.97", "interval": "0.97-0.98", "all reads": 0.006871, "linked reads": 0.003123, "all reads (cumsum)": 0.7182, "linked reads (cumsum)": 0.7217, "range_label": "0.97-0.98", "all reads (inferred)": 0.1348, "linked reads (inferred)": 0.5291, "right_edge": 0.98}, {"bin": "0.98", "interval": "0.98-0.99", "all reads": 0.00647, "linked reads": 0.003111, "all reads (cumsum)": 0.7246, "linked reads (cumsum)": 0.7248, "range_label": "0.98-0.99", "all reads (inferred)": 0.1351, "linked reads (inferred)": 0.5302, "right_edge": 0.99}, {"bin": "0.99", "interval": "0.99-1.0", "all reads": 0.2754, "linked reads": 0.2752, "all reads (cumsum)": 1.0, "linked reads (cumsum)": 1.0, "range_label": "0.99-1.0", "all reads (inferred)": 1.0, "linked reads (inferred)": 1.0, "right_edge": 1.0}]}}
